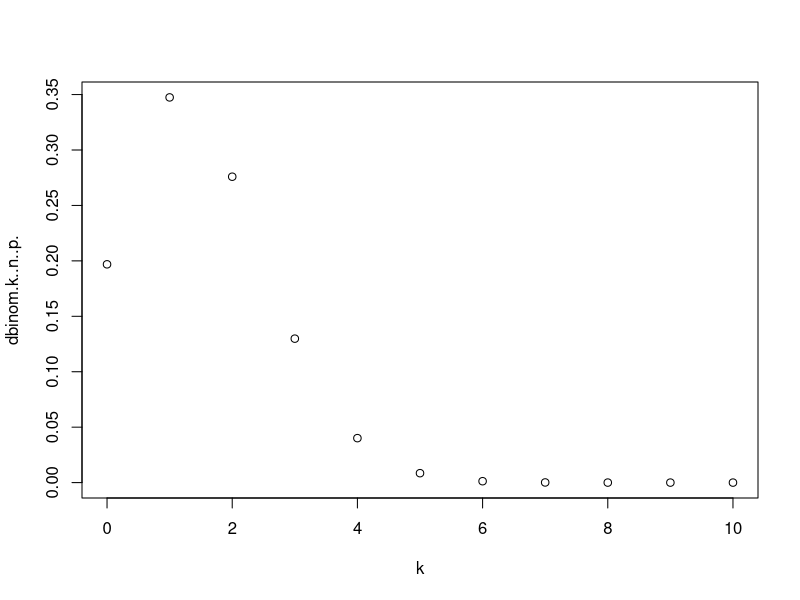

Write the R code that produced this figure.
#rozklad dwumianowy z parametrami p i n
p=0.15
n=10
k=0:n #zmienna losowa, może przyjąć takie wartości
RP=data.frame(k,dbinom(k,n,p))
plot(RP)

#P(X=a) prawdopodobienstwo w punkcie a
a=2
dbinom(a,n,p)


#prawdopodobieństwo w przedziałach wzory tabela 9


#P(x<=2)=F(2)
pbinom(2,n,p)


#P(X>4)=1-F(4)
1-pbinom(4,n,p)


#P(1<x<=3)=F(3)-F(1)
pbinom(4,n,p)


#P(1<x<=3)=F(3)-F(1)
pbinom(3,n,p)-pbinom(1,n,p)